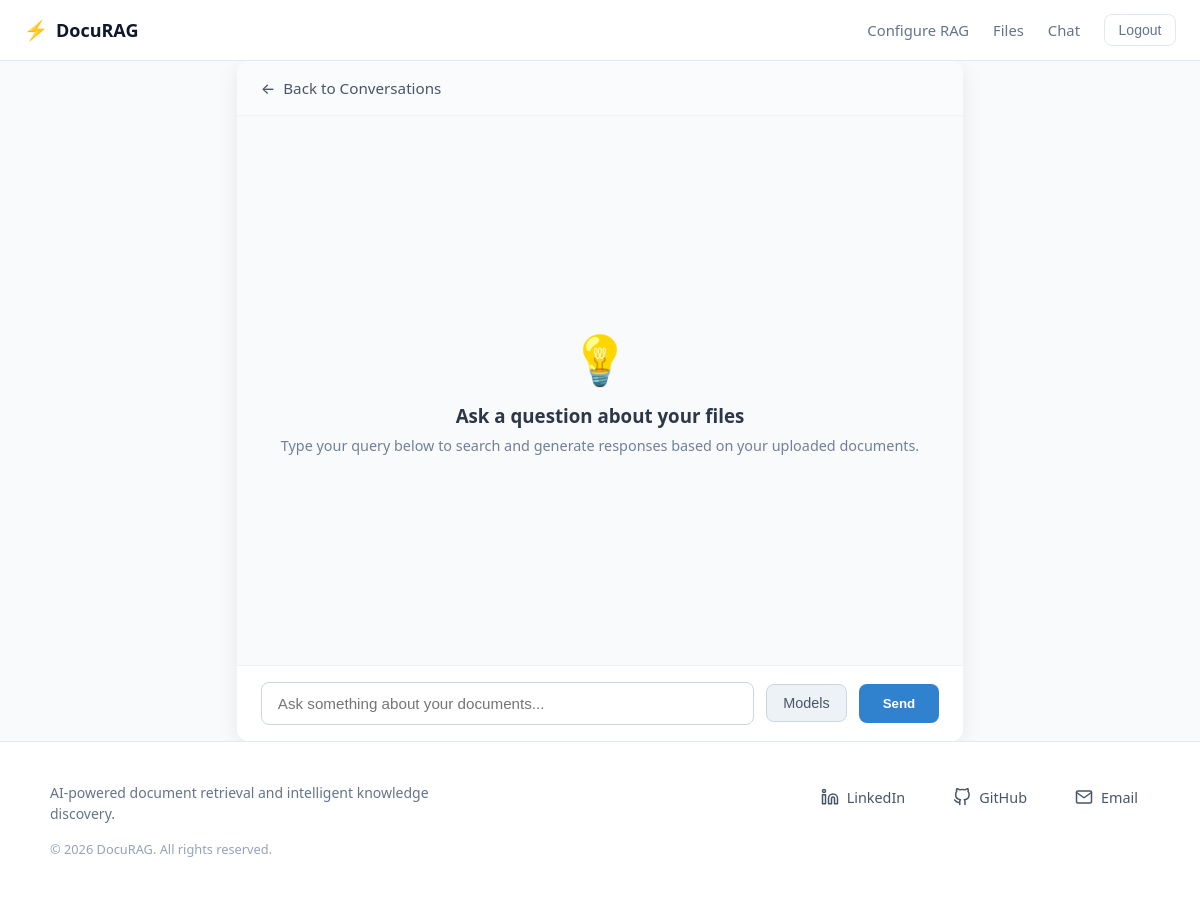
Page /chatbot/22/conversation (signed in) on the earlier database version.
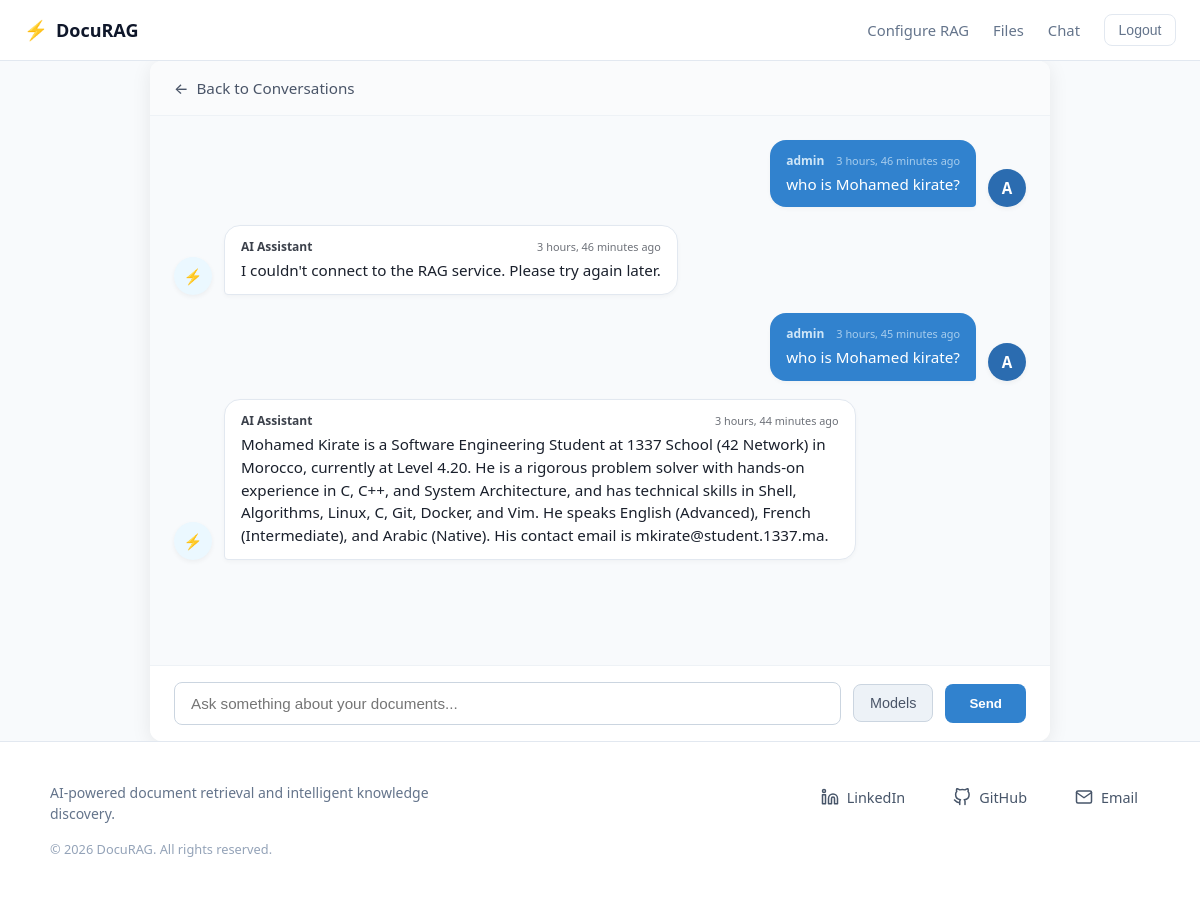
Same page on the later database version.
### chatbot/models.py (models this page shows)
class Message(models.Model):
    owner = models.ForeignKey(User, on_delete=models.CASCADE)
    body = models.TextField()
    created_at = models.DateTimeField(auto_now_add=True)
    class Meta:
            ordering = ["created_at"]

### user_auth/models.py (models this page shows)
class User(AbstractUser):
    email = models.EmailField(unique=True)
    username = models.CharField(max_length=255, unique=True)
    role = models.ForeignKey(UserRole, on_delete=models.SET_NULL,
                             null=True,
                             related_name="users")

### chatbot/views.py (the view, shortened to what this page needs)
# urls.py: path('chatbot', views.converstaions_view, name="conversations"),
@login_required(login_url='login')
def chatbot(request, pk):
    if LoadingBase.objects.filter(user=request.user).exists():
        data = LoadingBase.objects.get(user=request.user)
        conversation = Conversation.objects.get(room__user=request.user, pk=pk)
        upload_dir = Path(settings.UPLOAD_DIR)
        files_path = []
        for file in data.files.all():
            file_path = upload_dir / file.file_path
            files_path.append(str(file_path))
        if not files_path:
            return redirect('add-file')
        context = {'conversations': conversation.conversations.all()}
        return render(request, "chatbot.html", context)
    return redirect('add-file')

### chatbot/templates/chatbot.html (shortened to what this page needs)
{% extends 'main.html' %}
{% load static %}
{% block extra_css %}
    <link rel="stylesheet" href="{% static 'chatbot/chat.css' %}">
{% endblock %}
{% block content %}
<div class="chat-container">
    <div class="chat-header">
        <a href="{% url 'conversations' %}" class="btn-back">
            <span class="back-arrow">&larr;</span> Back to Conversations
        </a>
    </div>
    <div class="chat-messages">
        {% for message in conversations %}
            {% if message.owner.role.name == 'assistant' %}
                <div class="msg-row msg-ai">
                    <div class="msg-avatar">⚡</div>
                    <div class="msg-bubble">
                        <div class="msg-sender">
                            <span class="sender-name">AI Assistant</span>
                            <span class="msg-time">{{ message.created_at|timesince }} ago</span>
                        </div>
                        <div class="msg-text">{{ message.body }}</div>
                    </div>
                </div>
            {% else %}
                <div class="msg-row msg-user">
                    <div class="msg-bubble">
                        <div class="msg-sender">
                            <span class="sender-name">{{ message.owner.username }}</span>
                            <span class="msg-time">{{ message.created_at|timesince }} ago</span>
                        </div>
                        <div class="msg-text">{{ message.body }}</div>
                    </div>
                    <div class="msg-avatar">{{ message.owner.username|first|upper }}</div>
                </div>
            {% endif %}
        {% empty %}
            <div class="chat-empty-state">
                <div class="empty-icon">💡</div>
                <h3>Ask a question about your files</h3>
                <p>Type your query below to search and generate responses based on your uploaded documents.</p>
            </div>
        {% endfor %}
    </div>
    <div class="chat-input-wrapper">
        <form method="post" class="chat-form">
            <input
                type="text"
                name="query"
                placeholder="Ask something about your documents..."
                autocomplete="off"
                class="chat-input"
            >
            <div class="model-selector-container">
                <button type="button" id="models_button" class="model-trigger-btn">Models</button>
            </div>
            <button type="submit" class="btn-chat-send">Send</button>
        </form>
    </div>
</div>
{% endblock %}

### templates/main.html (shortened to what this page needs)
<!DOCTYPE html>
<html lang="en">
<head>
    {% load static %}
    <link rel="stylesheet" href="{% static 'core/base.css' %}">
    {% block extra_css %}{% endblock %}
</head>
<body>
    {% include 'navbar.html' %}
    <main class="main-wrapper">
        {% block content %}
        {% endblock %}
    </main>
    {% include 'footer.html' %}
</body>
</html>

### templates/navbar.html (shortened to what this page needs)
<nav class="navbar">
    <div class="nav-container">
        <a href="{% url 'home-view' %}" class="nav-brand">
            <span class="brand-icon">⚡</span>
            <span class="brand-name">DocuRAG</span>
        </a>
        <div class="nav-links">
            {% if request.user.is_staff %}
                <a href="{% url 'admin_controle:rag-settings' %}" class="nav-link">Configure RAG</a>
            {% endif %}
            {% if request.user.is_authenticated %}
                <a href="{% url 'uploaded-files' %}" class="nav-link">Files</a>
                <a href="{% url 'conversations' %}" class="nav-link">Chat</a>
                <form action="{% url 'logout' %}" method="post" class="nav-logout-form">
                    <button type="submit" class="btn-nav-logout">Logout</button>
                </form>
            {% else %}
                <a href="{% url 'login' %}" class="nav-link">Log in</a>
                <a href="{% url 'register' %}" class="btn-nav-register">Sign up</a>
            {% endif %}
        </div>
    </div>
</nav>

### templates/footer.html (shortened to what this page needs)
<footer class="footer">
    <div class="footer-container">
        <div class="footer-brand">
            <p class="footer-tagline">
                AI-powered document retrieval and intelligent knowledge discovery.
            </p>
            <p class="footer-copyright">
                &copy; {% now "Y" %} DocuRAG. All rights reserved.
            </p>
        </div>
        <div class="footer-links">
            <a href="https://www.linkedin.com/in/mohamed-kirate" target="_blank" rel="noopener noreferrer" class="footer-link">
                <span>LinkedIn</span>
            </a>
            <a href="https://github.com/MohamedKirate-hub" target="_blank" rel="noopener noreferrer" class="footer-link">
                <span>GitHub</span>
            </a>
            <a href="mailto:med.kirate@gmail.com" class="footer-link">
                <span>Email</span>
            </a>
        </div>
    </div>
</footer>

### static/core/base.css (style rules this page uses)
:root { --bg-main: #f8fafc; --bg-surface: #ffffff; --bg-input: #f1f5f9; --border-color: #e2e8f0; --accent-primary: #4f46e5; --accent-primary-hover: #4338ca; --accent-secondary: #0891b2; --accent-glow: rgba(79, 70, 229, 0.12); --text-main: #0f172a; --text-muted: #64748b; --danger-color: #dc2626; }
*, *::before, *::after { box-sizing: border-box; }
body { margin: 0; padding: 0; background-color: var(--bg-main); color: var(--text-main); font-family: system-ui, -apple-system, BlinkMacSystemFont, 'Segoe UI', Roboto, sans-serif; min-height: 100vh; display: flex; flex-direction: column; }
.main-wrapper { flex: 1; display: flex; flex-direction: column; width: 100%; }
.navbar { background-color: var(--bg-surface); border-bottom: 1px solid var(--border-color); position: sticky; top: 0; z-index: 100; }
.nav-container { max-width: 1200px; margin: 0 auto; padding: 0.85rem 1.5rem; display: flex; align-items: center; justify-content: space-between; }
.nav-brand { display: flex; align-items: center; gap: 0.5rem; text-decoration: none; color: var(--text-main); font-weight: 700; font-size: 1.125rem; }
.brand-icon { font-size: 1.2rem; }
.nav-links { display: flex; align-items: center; gap: 1.5rem; }
.nav-link { text-decoration: none; color: var(--text-muted); font-size: 0.925rem; font-weight: 500; transition: color 0.2s ease; }
.nav-logout-form { margin: 0; display: inline-flex; }
.btn-nav-logout { background: transparent; border: 1px solid var(--border-color); color: var(--text-muted); padding: 0.45rem 0.85rem; border-radius: 8px; font-size: 0.875rem; font-weight: 500; cursor: pointer; transition: background-color 0.2s ease, color 0.2s ease, border-color 0.2s ease; }
.footer { width: 100%; background-color: #ffffff; border-top: 1px solid #e2e8f0; padding: 2.5rem 1.5rem; margin-top: auto; box-sizing: border-box; }
.footer-container { max-width: 1100px; margin: 0 auto; display: flex; justify-content: space-between; align-items: flex-start; gap: 2rem; flex-wrap: wrap; }
.footer-brand { display: flex; flex-direction: column; gap: 0.5rem; max-width: 380px; }
.footer-tagline { font-size: 0.875rem; color: #64748b; line-height: 1.5; margin: 0; }
.footer-copyright { font-size: 0.8rem; color: #94a3b8; margin-top: 0.5rem; }
.footer-links { display: flex; align-items: center; gap: 1.5rem; flex-wrap: wrap; }
.footer-link { display: inline-flex; align-items: center; gap: 0.5rem; color: #475569; text-decoration: none; font-size: 0.9rem; font-weight: 500; padding: 0.4rem 0.75rem; border-radius: 6px; transition: all 0.2s ease; }
.footer-icon { flex-shrink: 0; transition: transform 0.2s ease; }

Differences in the rows shown:
added Message: owner.username "admin", created_at "3 hours, 46 minutes", body "who is Mohamed kirate?", owner.username|first "A"
added Message: created_at "3 hours, 46 minutes", body "I couldn't connect to the RAG service. Please try again later."
added Message: owner.username "admin", created_at "3 hours, 45 minutes", body "who is Mohamed kirate?", owner.username|first "A"
added Message: created_at "3 hours, 44 minutes", body "Mohamed Kirate is a Software Engineering Student at 1337 School (42 Network) in Morocco, currently at Level 4.20. He is a rigorous problem solver with hands-on experience in C, C++, and System Architecture, and has technical skills in Shell, Algorithms, Linux, C, Git, Docker, and Vim. He speaks English (Advanced), French (Intermediate), and Arabic (Native). His contact email is mkirate@student.1337.ma."
Other differences:
text no longer shown: "💡 Ask a question about your files Type your query below to search and generate responses based on your uploaded documents."
